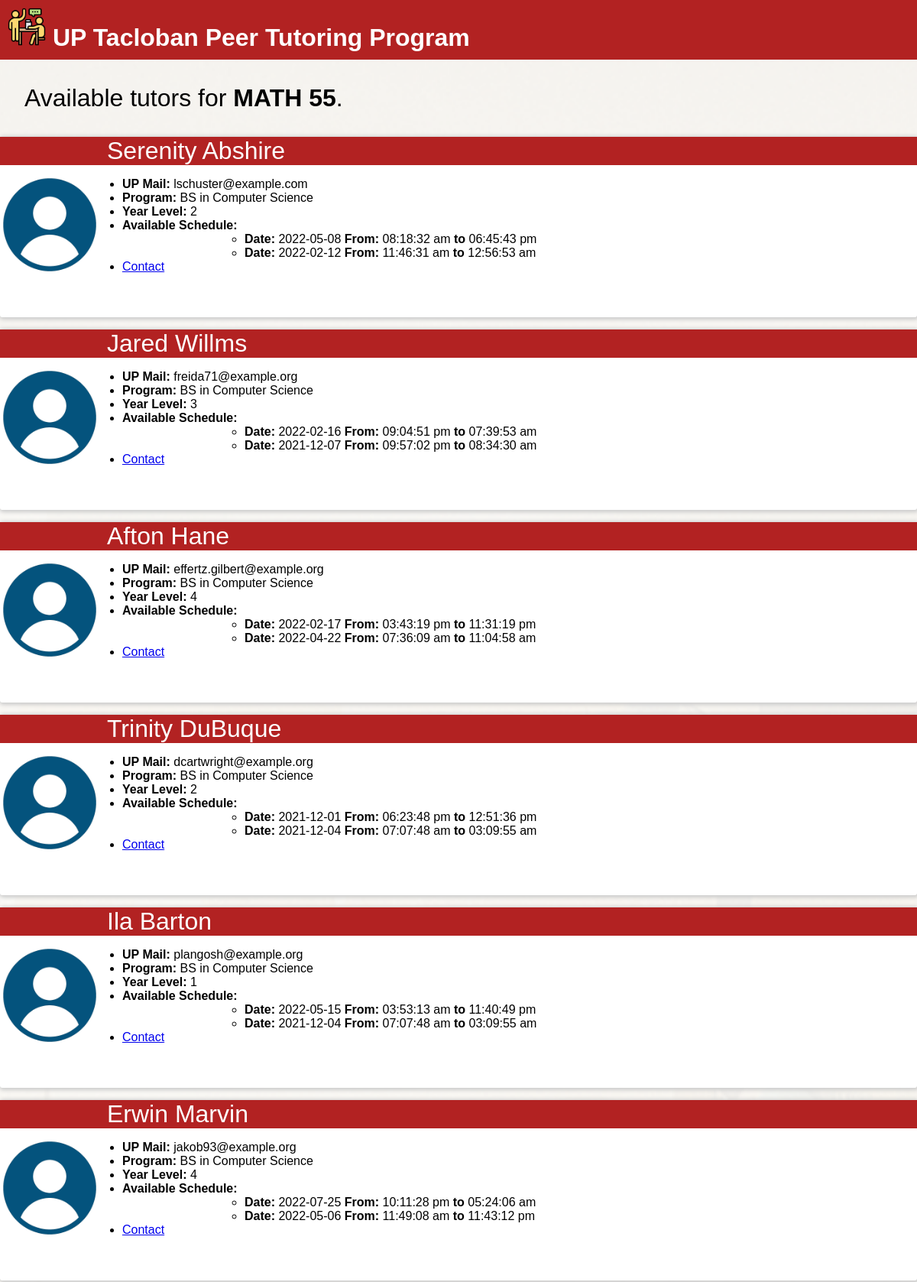
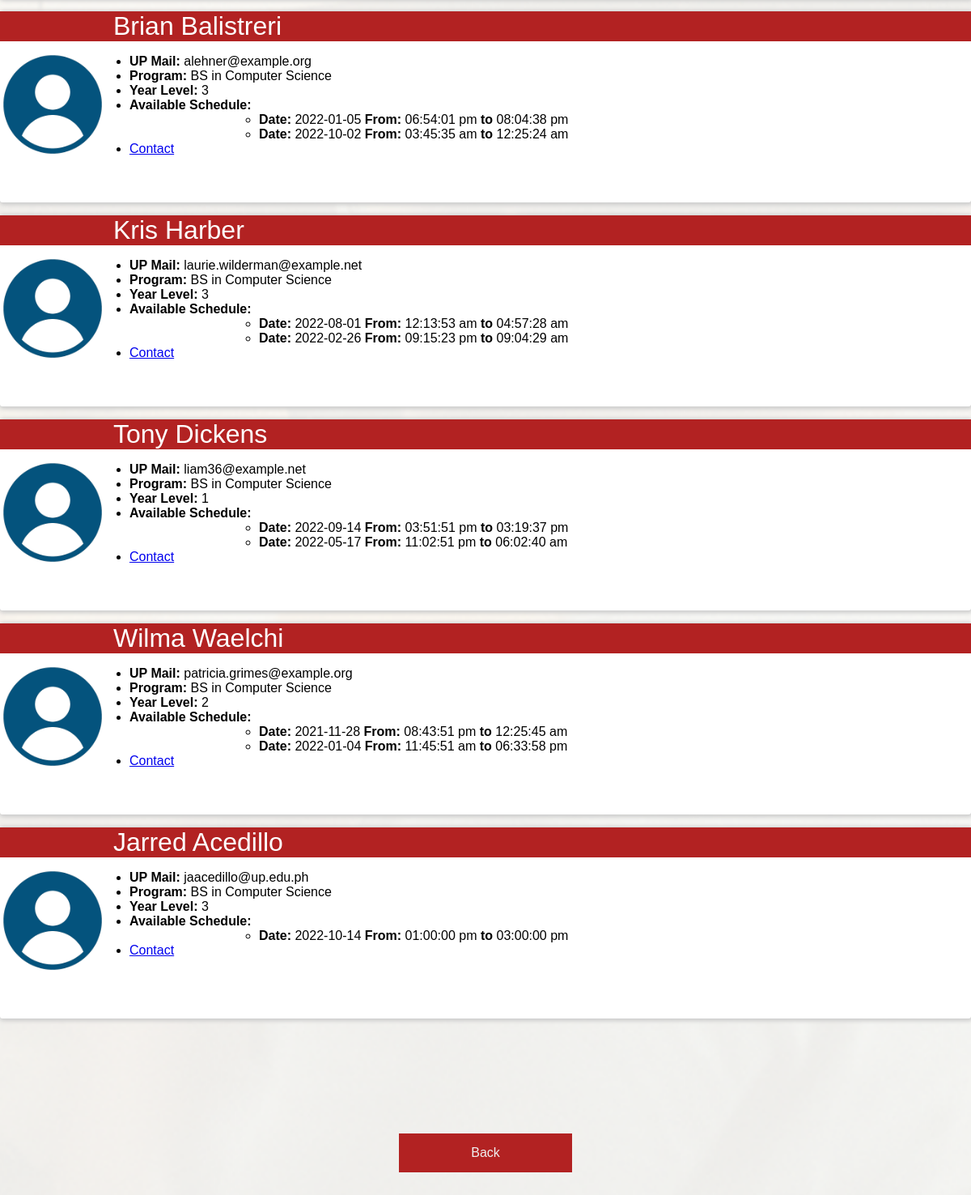
Screenshot of /list-tutor.php?subject=MATH 55 (signed in) with the database file from the repository (2 pictures, top to bottom).
### tables this page shows
CREATE TABLE `tutor` (
  `tutor_id` int(11) NOT NULL,
  `first_name` varchar(100) NOT NULL,
  `last_name` varchar(100) NOT NULL,
  `upmail` varchar(100) NOT NULL,
  `program` varchar(100) NOT NULL,
  `year_level` int(11) NOT NULL
);

CREATE TABLE `available_time` (
  `available_time_id` int(11) NOT NULL,
  `date` date NOT NULL,
  `start_time` time NOT NULL,
  `end_time` time NOT NULL
);

### list-tutor.php (the view, shortened to what this page needs)
<?php include("top.html"); include("server.php");
?>
<?php
if(isset($_GET['subject'])){
    $subject = $_GET['subject'];
}
?>
<p id="result">Available tutors for <strong><?=$subject?></strong>.</p>
<?php
$query = "SELECT t.tutor_id, t.first_name, t.last_name, t.upmail, t.program, t.year_level
    FROM tutor t
    JOIN tutor_teaches tt
    ON t.tutor_id=tt.tutor_id
    JOIN subject s
    ON tt.subject_id=s.subject_id
    WHERE title='$subject'";
$result = mysqli_query($db, $query);
foreach($result as $row){
?>
<div class="match">
        <p>
        <img src="images/user.png" width=150 alt="User" /><span><?=$row['first_name'] . " " . $row['last_name']?></span>
        </p>
        <ul>
            <li><?="<strong>UP Mail: </strong>" . $row['upmail']?></li>
            <li><?="<strong>Program: </strong>" . $row['program']?></li>
            <li><?="<strong>Year Level: </strong>" . $row['year_level']?></li>
<?php
    $tutor_id = $row['tutor_id'];
    $schedQuery = "SELECT date, start_time, end_time
        FROM available_time at
        JOIN tutor_available_time tat
        ON at.available_time_id=tat.available_time_id
        JOIN tutor t
        ON t.tutor_id=tat.tutor_id
        WHERE t.tutor_id=$tutor_id";
    $schedResult = mysqli_query($db, $schedQuery);
?>
            <li><?="<strong>Available Schedule: </strong>"?>
                <ul>
<?php
    foreach($schedResult as $schedRow){
?>
                    <li><?="<strong>Date: </strong>" . $schedRow['date'] . "<strong> From: </strong>" . date('h:i:s a', strtotime($schedRow['start_time'])) . "<strong> to </strong>" . date('h:i:s a', strtotime($schedRow['end_time']))?></li>
<?php } ?>
                </ul>
            <li>
                <a href=<?="https://mail.google.com/mail/?view=cm&fs=1&to=" . $row['upmail'] . "&su=UP_Tacloban_Peer_Tutoring_Program&body=Hello!"?>>Contact</a>
            </li>
        </ul>
</div>
<?php } ?>
<div class="container">
     <div class="center">
        <p><a href="find-tutor.php" class="button">Back</a></p>
     </div>
</div>
</body>
</html>

### tutor.css (style rules this page uses)
body { font-size: 12pt; font-family: verdana, sans-serif; margin: 0; padding: 0; background: url("images/bg.png") no-repeat center center fixed; -webkit-background-size:cover; -moz-background-size:cover; -o-background-size: cover; background-size: cover; animation: slideBg 8s linear infinite 0s; animation-timing-function: ease-in-out; }
#banner { background-image: url("images/banner-background.png"); background-repeat: repeat; font-size: 24pt; font-weight: bold; color: white; padding: 10px; }
.container { height: 300px; position: relative; }
.center { position: absolute; top: 50%; left: 50%; -ms-transform: translate(-50%, -50%); transform: translate(-50%, -50%); }
.center a { margin: 5px; }
.button { background-color: #b22222; width: 150px; border: none; color: #F0F0F0; padding: 15px 32px; text-align: center; text-decoration: none; display: inline-block; font-size: 16px; }
.button { transition-duration: 0.4s; }
.match { height: 220px; margin-bottom: 1em; padding-bottom: 1em; background-color: white; border-radius: 3px; -moz-box-shadow: 1px 1px 5px 2px #ccc; -webkit-box-shadow: 1px 1px 5px 2px #ccc; box-shadow: 1px 1px 5px 2px #ccc; }
.match img { width: 130px; float: left; margin-right: 10px; margin-bottom: 3em; padding-top: 50px; }
.match p { background-color: #b22222; clear: left; }
#result { margin-left: 1em; font-size: 24pt; }
p span { color: white; font-size: 24pt; }
.match ul { padding-left: 160px; }

### rows the page displays
tutor: first_name "Serenity", last_name "Abshire", upmail "lschuster@example.com", program "BS in Computer Science", year_level "2"
available_time: date "2022-05-08", start_time "08:18:32 am", end_time "06:45:43 pm"
available_time: date "2022-02-12", start_time "11:46:31 am", end_time "12:56:53 am"
tutor: first_name "Jared", last_name "Willms", upmail "freida71@example.org", program "BS in Computer Science", year_level "3"
available_time: date "2022-02-16", start_time "09:04:51 pm", end_time "07:39:53 am"
available_time: date "2021-12-07", start_time "09:57:02 pm", end_time "08:34:30 am"
tutor: first_name "Afton", last_name "Hane", upmail "effertz.gilbert@example.org", program "BS in Computer Science", year_level "4"
available_time: date "2022-02-17", start_time "03:43:19 pm", end_time "11:31:19 pm"
available_time: date "2022-04-22", start_time "07:36:09 am", end_time "11:04:58 am"
tutor: first_name "Trinity", last_name "DuBuque", upmail "dcartwright@example.org", program "BS in Computer Science", year_level "2"
available_time: date "2021-12-01", start_time "06:23:48 pm", end_time "12:51:36 pm"
available_time: date "2021-12-04", start_time "07:07:48 am", end_time "03:09:55 am"
tutor: first_name "Ila", last_name "Barton", upmail "plangosh@example.org", program "BS in Computer Science", year_level "1"
available_time: date "2022-05-15", start_time "03:53:13 am", end_time "11:40:49 pm"
tutor: first_name "Erwin", last_name "Marvin", upmail "jakob93@example.org", program "BS in Computer Science", year_level "4"
available_time: date "2022-07-25", start_time "10:11:28 pm", end_time "05:24:06 am"
available_time: date "2022-05-06", start_time "11:49:08 am", end_time "11:43:12 pm"
tutor: first_name "Brian", last_name "Balistreri", upmail "alehner@example.org", program "BS in Computer Science", year_level "3"
available_time: date "2022-01-05", start_time "06:54:01 pm", end_time "08:04:38 pm"
available_time: date "2022-10-02", start_time "03:45:35 am", end_time "12:25:24 am"
tutor: first_name "Kris", last_name "Harber", upmail "laurie.wilderman@example.net", program "BS in Computer Science", year_level "3"
available_time: date "2022-08-01", start_time "12:13:53 am", end_time "04:57:28 am"
available_time: date "2022-02-26", start_time "09:15:23 pm", end_time "09:04:29 am"
tutor: first_name "Tony", last_name "Dickens", upmail "liam36@example.net", program "BS in Computer Science", year_level "1"
available_time: date "2022-09-14", start_time "03:51:51 pm", end_time "03:19:37 pm"
available_time: date "2022-05-17", start_time "11:02:51 pm", end_time "06:02:40 am"
tutor: first_name "Wilma", last_name "Waelchi", upmail "patricia.grimes@example.org", program "BS in Computer Science", year_level "2"
available_time: date "2021-11-28", start_time "08:43:51 pm", end_time "12:25:45 am"
available_time: date "2022-01-04", start_time "11:45:51 am", end_time "06:33:58 pm"
tutor: first_name "Jarred", last_name "Acedillo", upmail "jaacedillo@up.edu.ph", program "BS in Computer Science", year_level "3"
available_time: date "2022-10-14", start_time "01:00:00 pm", end_time "03:00:00 pm"

### other values shown
$subject "MATH 55"
